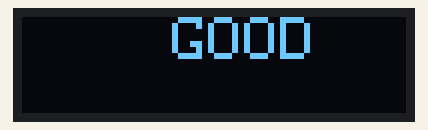
This sketch was run on a simulated Arduino Uno, built with avr-gcc and run on an emulated ATmega328P. On the bench: 128×32 one-colour display. The display library's start-up logo is not drawn.

Above: at 0.1 s.

The sketch:

SSD1306.ino
```cpp
#include <U8glib.h>
#include <SPI.h>
#include <Wire.h>
#include <Adafruit_GFX.h>
#include <Adafruit_SSD1306.h>


#define OLED_RESET A1
Adafruit_SSD1306 display(OLED_RESET);

void setup()
{
 Serial.begin(9600);

 display.begin(SSD1306_SWITCHCAPVCC, 0x3C);  // initialize with the I2C addr 0x3C (for the 128x32)

  display.display();
  delay(20);

 // Clear the buffer.
  display.clearDisplay();
  display.setTextSize(2);

  display.setTextColor(WHITE);

}

void loop()
{

  display.setCursor(50,0);
  display.print("GOOD ");

  display.display(); // plotted items don't appear until this refreshes scrn
  delay(2000);
  display.clearDisplay(); // all pixels off
}
```
